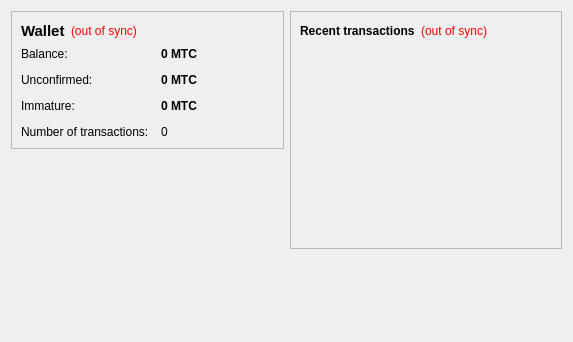
<?xml version="1.0" encoding="UTF-8"?>
<ui version="4.0">
 <class>OverviewPage</class>
 <widget class="QWidget" name="OverviewPage">
  <property name="geometry">
   <rect>
    <x>0</x>
    <y>0</y>
    <width>573</width>
    <height>342</height>
   </rect>
  </property>
  <property name="windowTitle">
   <string>Form</string>
  </property>
  <layout class="QHBoxLayout" name="horizontalLayout" stretch="1,1">
   <item>
    <layout class="QVBoxLayout" name="verticalLayout_2">
     <item>
      <widget class="QFrame" name="frame">
       <property name="frameShape">
        <enum>QFrame::StyledPanel</enum>
       </property>
       <property name="frameShadow">
        <enum>QFrame::Raised</enum>
       </property>
       <layout class="QVBoxLayout" name="verticalLayout_4">
        <item>
         <layout class="QHBoxLayout" name="horizontalLayout_4">
          <item>
           <widget class="QLabel" name="label_5">
            <property name="font">
             <font>
              <pointsize>11</pointsize>
              <weight>75</weight>
              <bold>true</bold>
             </font>
            </property>
            <property name="text">
             <string>Wallet</string>
            </property>
           </widget>
          </item>
          <item>
           <widget class="QLabel" name="labelWalletStatus">
            <property name="toolTip">
             <string>The displayed information may be out of date. Your wallet automatically synchronizes with the MarineCoin network after a connection is established, but this process has not completed yet.</string>
            </property>
            <property name="styleSheet">
             <string notr="true">QLabel { color: red; }</string>
            </property>
            <property name="text">
             <string notr="true">(out of sync)</string>
            </property>
            <property name="alignment">
             <set>Qt::AlignLeading|Qt::AlignLeft|Qt::AlignVCenter</set>
            </property>
           </widget>
          </item>
          <item>
           <spacer name="horizontalSpacer_2">
            <property name="orientation">
             <enum>Qt::Horizontal</enum>
            </property>
            <property name="sizeHint" stdset="0">
             <size>
              <width>40</width>
              <height>20</height>
             </size>
            </property>
           </spacer>
          </item>
         </layout>
        </item>
        <item>
         <layout class="QFormLayout" name="formLayout_2">
          <property name="fieldGrowthPolicy">
           <enum>QFormLayout::AllNonFixedFieldsGrow</enum>
          </property>
          <property name="horizontalSpacing">
           <number>12</number>
          </property>
          <property name="verticalSpacing">
           <number>12</number>
          </property>
          <item row="0" column="0">
           <widget class="QLabel" name="label">
            <property name="text">
             <string>Balance:</string>
            </property>
           </widget>
          </item>
          <item row="0" column="1">
           <widget class="QLabel" name="labelBalance">
            <property name="font">
             <font>
              <weight>75</weight>
              <bold>true</bold>
             </font>
            </property>
            <property name="cursor">
             <cursorShape>IBeamCursor</cursorShape>
            </property>
            <property name="toolTip">
             <string>Your current balance</string>
            </property>
            <property name="text">
             <string notr="true">0 MTC</string>
            </property>
            <property name="textInteractionFlags">
             <set>Qt::LinksAccessibleByMouse|Qt::TextSelectableByKeyboard|Qt::TextSelectableByMouse</set>
            </property>
           </widget>
          </item>
          <item row="1" column="0">
           <widget class="QLabel" name="label_3">
            <property name="text">
             <string>Unconfirmed:</string>
            </property>
           </widget>
          </item>
          <item row="1" column="1">
           <widget class="QLabel" name="labelUnconfirmed">
            <property name="font">
             <font>
              <weight>75</weight>
              <bold>true</bold>
             </font>
            </property>
            <property name="cursor">
             <cursorShape>IBeamCursor</cursorShape>
            </property>
            <property name="toolTip">
             <string>Total of transactions that have yet to be confirmed, and do not yet count toward the current balance</string>
            </property>
            <property name="text">
             <string notr="true">0 MTC</string>
            </property>
            <property name="textInteractionFlags">
             <set>Qt::LinksAccessibleByMouse|Qt::TextSelectableByKeyboard|Qt::TextSelectableByMouse</set>
            </property>
           </widget>
          </item>
          <item row="3" column="0">
           <widget class="QLabel" name="label_2">
            <property name="text">
             <string>Number of transactions:</string>
            </property>
           </widget>
          </item>
          <item row="3" column="1">
           <widget class="QLabel" name="labelNumTransactions">
            <property name="toolTip">
             <string>Total number of transactions in wallet</string>
            </property>
            <property name="text">
             <string notr="true">0</string>
            </property>
           </widget>
          </item>
          <item row="2" column="0">
           <widget class="QLabel" name="labelImmatureText">
            <property name="text">
             <string>Immature:</string>
            </property>
           </widget>
          </item>
          <item row="2" column="1">
           <widget class="QLabel" name="labelImmature">
            <property name="font">
             <font>
              <weight>75</weight>
              <bold>true</bold>
             </font>
            </property>
            <property name="toolTip">
             <string>Mined balance that has not yet matured</string>
            </property>
            <property name="text">
             <string notr="true">0 MTC</string>
            </property>
            <property name="textInteractionFlags">
             <set>Qt::LinksAccessibleByMouse|Qt::TextSelectableByKeyboard|Qt::TextSelectableByMouse</set>
            </property>
           </widget>
          </item>
         </layout>
        </item>
       </layout>
      </widget>
     </item>
     <item>
      <spacer name="verticalSpacer">
       <property name="orientation">
        <enum>Qt::Vertical</enum>
       </property>
       <property name="sizeHint" stdset="0">
        <size>
         <width>20</width>
         <height>40</height>
        </size>
       </property>
      </spacer>
     </item>
    </layout>
   </item>
   <item>
    <layout class="QVBoxLayout" name="verticalLayout_3">
     <item>
      <widget class="QFrame" name="frame_2">
       <property name="frameShape">
        <enum>QFrame::StyledPanel</enum>
       </property>
       <property name="frameShadow">
        <enum>QFrame::Raised</enum>
       </property>
       <layout class="QVBoxLayout" name="verticalLayout">
        <item>
         <layout class="QHBoxLayout" name="horizontalLayout_2">
          <item>
           <widget class="QLabel" name="label_4">
            <property name="text">
             <string>&lt;b&gt;Recent transactions&lt;/b&gt;</string>
            </property>
           </widget>
          </item>
          <item>
           <widget class="QLabel" name="labelTransactionsStatus">
            <property name="toolTip">
             <string>The displayed information may be out of date. Your wallet automatically synchronizes with the MarineCoin network after a connection is established, but this process has not completed yet.</string>
            </property>
            <property name="styleSheet">
             <string notr="true">QLabel { color: red; }</string>
            </property>
            <property name="text">
             <string notr="true">(out of sync)</string>
            </property>
            <property name="alignment">
             <set>Qt::AlignRight|Qt::AlignTrailing|Qt::AlignVCenter</set>
            </property>
           </widget>
          </item>
          <item>
           <spacer name="horizontalSpacer">
            <property name="orientation">
             <enum>Qt::Horizontal</enum>
            </property>
            <property name="sizeHint" stdset="0">
             <size>
              <width>40</width>
              <height>20</height>
             </size>
            </property>
           </spacer>
          </item>
         </layout>
        </item>
        <item>
         <widget class="QListView" name="listTransactions">
          <property name="styleSheet">
           <string notr="true">QListView { background: transparent; }</string>
          </property>
          <property name="frameShape">
           <enum>QFrame::NoFrame</enum>
          </property>
          <property name="verticalScrollBarPolicy">
           <enum>Qt::ScrollBarAlwaysOff</enum>
          </property>
          <property name="horizontalScrollBarPolicy">
           <enum>Qt::ScrollBarAlwaysOff</enum>
          </property>
          <property name="selectionMode">
           <enum>QAbstractItemView::NoSelection</enum>
          </property>
         </widget>
        </item>
       </layout>
      </widget>
     </item>
     <item>
      <spacer name="verticalSpacer_2">
       <property name="orientation">
        <enum>Qt::Vertical</enum>
       </property>
       <property name="sizeHint" stdset="0">
        <size>
         <width>20</width>
         <height>40</height>
        </size>
       </property>
      </spacer>
     </item>
    </layout>
   </item>
  </layout>
 </widget>
 <resources/>
 <connections/>
</ui>
